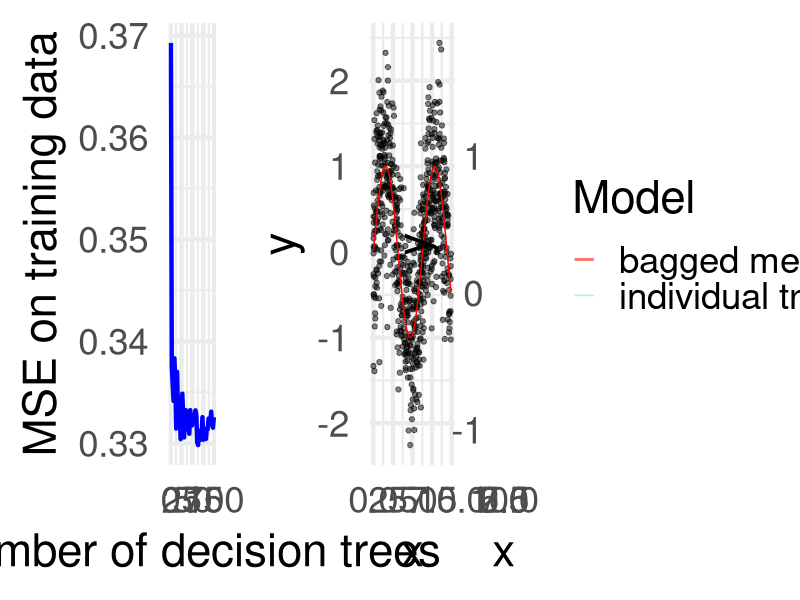

Recreate this plot in R.
# we want to visualize how bagging works, e.g.
# that the predicitions of the base learners are averaged
# -> creates 100 trees on bootstrapped toy data; visualizes them with their respective average
# additionally, plots ntrees vs MSE to show benefits of large examples

library(ggplot2)
library(rpart)
library(gridExtra)

set.seed(700)

# Generate toy data
n <- 700
x <- runif(n, 0, 10)
y <- sin(x) + rnorm(n, sd=0.6)
data <- data.frame(x=x, y=y)

# Fit data on bootstrapped toy data
num_trees <- 100
trees <- lapply(1:num_trees, function(i) {
  samp <- sample(n, replace=TRUE)
  rpart(y ~ x, data=data[samp,], method="anova")
})
x_seq <- seq(0, 10, length.out=250)
preds <- sapply(trees, function(tree) predict(tree, newdata=data.frame(x=x_seq)))

# Mean acquired via bagging
mean_preds <- rowMeans(preds)

# Combined into a dataframe for plotting
plot_df <- data.frame(x = rep(x_seq, each = num_trees + 1), 
                      y = c(t(preds), mean_preds),
                      Model = factor(c(rep("individual trees", num_trees), "bagged mean")))

# Visualization of toy data
p1 <- ggplot(data, aes(x=x, y=y)) +
  geom_point(alpha=0.5) +
  stat_function(fun = sin, color = "red") +
  theme_minimal(base_size = 33)

# visualization of tree's predictions and mean (bagged)
p2 <- ggplot(plot_df, aes(x=x, y=y, color=Model)) +
  geom_line(alpha=0.3) +
  geom_line(data = subset(plot_df, Model == "bagged mean"), size=1.0) +
  theme_minimal(base_size = 33)

# function to calculate MSE for different numbers of trees
bagging_rpart <- function(data, num_trees, sample_size) {
  predictions <- matrix(NA, nrow = nrow(data), ncol = num_trees)
  
  for (i in 1:num_trees) {
    sample_indices <- sample(nrow(data), size = sample_size, replace = TRUE)
    sample_data <- data[sample_indices, ]
    
    model <- rpart(y ~ x, data = sample_data)
    
    predictions[, i] <- predict(model, data)
  }
  
  mean_predictions <- rowMeans(predictions, na.rm = TRUE)
  error <- mean((mean_predictions - data$y)^2)
  
  return(error)
}

# calculate MSE for different numbers of trees using the toy data
results <- data.frame(Number_of_Trees = integer(), MSE = numeric())
tree_counts <- seq(1, num_trees, by = 2)

for (trees in tree_counts) {
  mse <- bagging_rpart(data, num_trees = trees, sample_size = 700)
  results <- rbind(results, data.frame(Number_of_Trees = trees, MSE = mse))
}

# plot MSE vs. number of trees
p3 <- ggplot(results, aes(x = Number_of_Trees, y = MSE)) +
  geom_line(color = "blue", size = 1.5) +
  labs(x = "number of decision trees",
       y = "MSE on training data") +
  theme_minimal(base_size = 33)

combined_plot <- grid.arrange(p3, p1, p2, ncol=3, nrow=1, widths=c(1, 1, 1.35)) # so all plots are roughly the same width

ggsave("../figure/bagging-mean.png", plot = combined_plot, width = 30, height = 8, dpi = 300)
